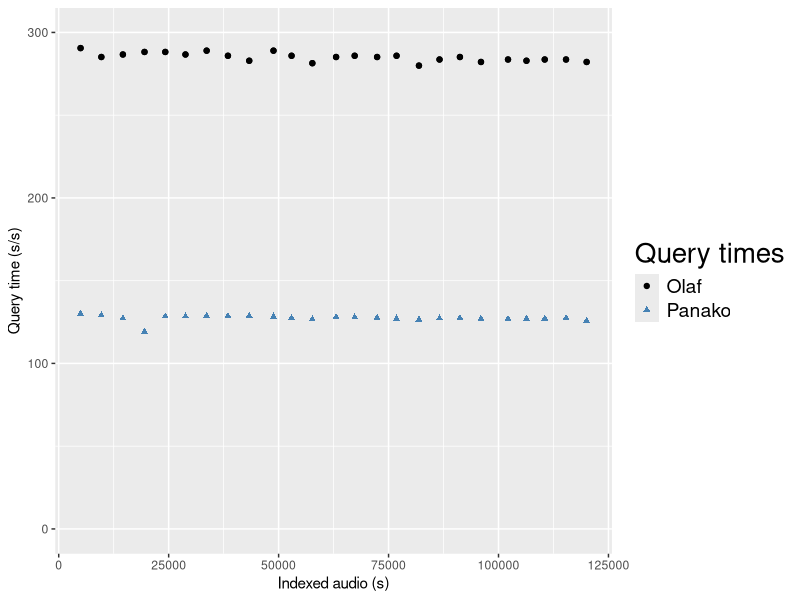
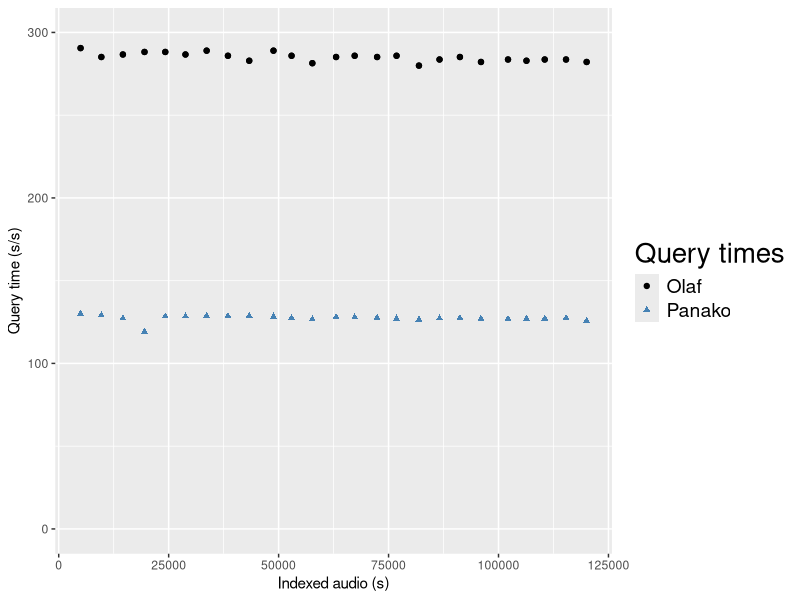

R code for these plots, in order:
library(readr)
require(ggplot2)
require(svglite)

bm <- read_csv("olaf_vs_panako.data",show_col_types = FALSE);

diffs = data.frame(diff(as.matrix(bm)))
index_steps = c(bm$index_size[1] , diffs$index_size )
bm$index_steps <- index_steps

a <- ggplot(bm, aes(bm$index_size,bm$olaf_query_time)) +
  geom_point(aes(x = bm$index_size , y = bm$olaf_query_time, colour="Olaf")) +
  geom_point(aes(x = bm$index_size, y = bm$panako_query_time, colour="Panako") , shape="triangle") +
  geom_point(na.rm = TRUE) +
  xlab("Indexed audio (s)") +
  ylab("Query time (s/s)") +
  ylim(c(0,300))+
  scale_color_manual(name='Query times',
                     breaks=c('Olaf', 'Panako'),
                     values=c('Olaf'='black', 'Panako'='steelblue'))+
  theme(legend.title=element_text(size=20),
        legend.text=element_text(size=14));

ggsave(file="olaf_vs_panako_query.svg", plot=a, width=10, height=8)
a
